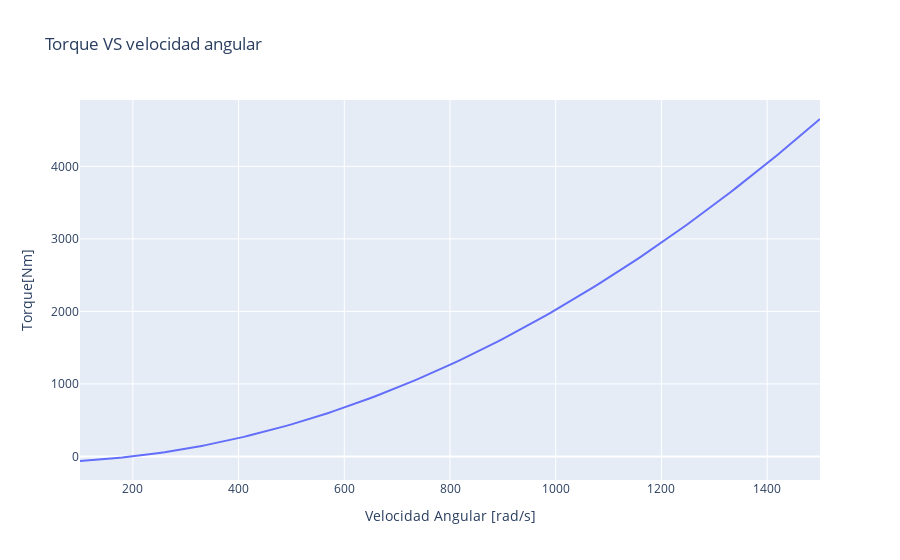

Notebook cell for this chart:
### Markdown cell above
>En este caso solo la fuerza de fricción produce torque entonces:
$$\Sigma \tau_{r}=2*Fr*R_2$$
Remplazando datos tenemos:
$$\tau=2*Us*N*R_2$$
$$\tau=2*Us*((m*R_1\dot{\theta}^2)-Fe)R_2$$
Remplazando valores tenemos la ecuación del torque en funsión de la velocidad angular:
$$\tau=0.192\dot{\theta}^2-0.192(20\pi/3)^2\hspace{2mm}[Nm]$$

### Code cell
#Datos del ejercicio
m=1 #[kg]
R1=0.3 #[m]
us=0.8
R2=0.4 #[m]
Fe=m*R1*((200*((np.pi)/30))**2)
#Ecuaciones y aálisis
vangular=np.arange(100,1501,10)
T=2*us*(m*R1*((vangular*((np.pi)/30))**2)-Fe)*R2
#plot
fig=px.line(x=vangular,y=T,labels={'x':'Velocidad Angular [rad/s]','y':'Torque[Nm]'},title="Torque VS velocidad angular")
fig.show()

### Figure 1 — Plotly figure (JSON) as saved in the notebook; plotly's stock layout.template omitted (floating-point values rounded to 4 significant figures; data arrays with more than 128 entries replaced by an {"elided": "..."} marker saying what was removed)
{"data": [{"hovertemplate": "Velocidad Angular [rad/s]=%{x}<br>Torque[Nm]=%{y}<extra></extra>", "legendgroup": "", "line": {"color": "#636efa", "dash": "solid"}, "mode": "lines", "name": "", "orientation": "v", "showlegend": false, "type": "scatter", "x": {"elided": "141 int values"}, "xaxis": "x", "y": {"elided": "141 float values"}, "yaxis": "y"}], "layout": {"autosize": true, "legend": {"tracegroupgap": 0}, "title": {"text": "Torque VS velocidad angular"}, "xaxis": {"anchor": "y", "autorange": true, "domain": [0, 1], "range": [100, 1500], "title": {"text": "Velocidad Angular [rad/s]"}, "type": "linear"}, "yaxis": {"anchor": "x", "autorange": true, "domain": [0, 1], "range": [-325.2, 4915.0], "title": {"text": "Torque[Nm]"}, "type": "linear"}}}
